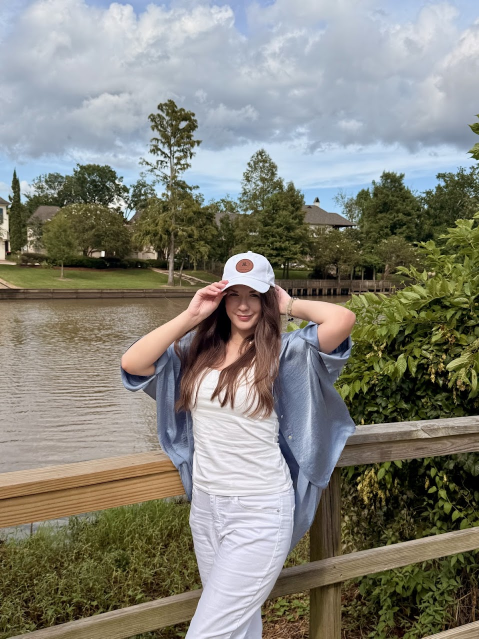
#> input picture Image_Classification/Sandra@Ruffinos.jpg, 958 x 1277 px (shown at 1/2 size)
$ python basic_filter.py
#> lines starting #> are read from the running program, lines starting #| are printed output that depends on the picture
#> the answer given: Sandra@Ruffinos.jpg
from PIL import Image, ImageEnhance
import matplotlib.pyplot as plt
import numpy as np
import os


def apply_vintage_filter(image_path, output_path="vintage_image.png"):
#> called with image_path = 'Sandra@Ruffinos.jpg', output_path = 'Sandra@Ruffinos_vintage.jpg'
    try:
        # Open the image
        img = Image.open(image_path).convert("RGB")
#> img is the input picture: PIL image 958x1277 RGB; mean R, G, B 131.6, 130.7, 121.3

        # Resize for consistency (optional, can be removed)
        img_resized = img.resize((128, 128))
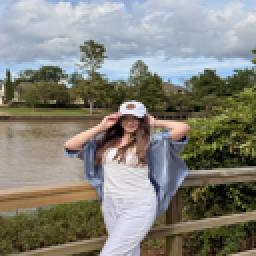
#> img_resized: PIL image 128x128 RGB (shown 2 times larger); mean R, G, B 131.6, 130.7, 121.3

        # --- Step 1: Apply sepia tone ---
        sepia = np.array(img_resized)
        r, g, b = sepia[:,:,0], sepia[:,:,1], sepia[:,:,2]
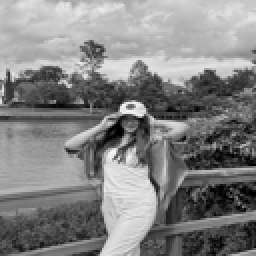
#> g: shape (128, 128) (shown 2 times larger); min 0, max 249, mean 130.7
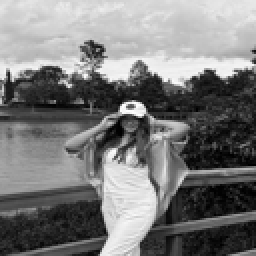
#> b: shape (128, 128) (shown 2 times larger); min 0, max 255, mean 121.3
        tr = 0.393 * r + 0.769 * g + 0.189 * b
        tg = 0.349 * r + 0.686 * g + 0.168 * b
        tb = 0.272 * r + 0.534 * g + 0.131 * b
        sepia[:,:,0] = np.clip(tr, 0, 255)
        sepia[:,:,1] = np.clip(tg, 0, 255)
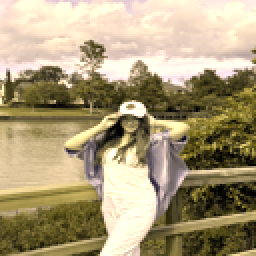
#> sepia: shape (128, 128, 3) (shown 2 times larger); mean R, G, B 169.3, 154.8, 121.3
        sepia[:,:,2] = np.clip(tb, 0, 255)
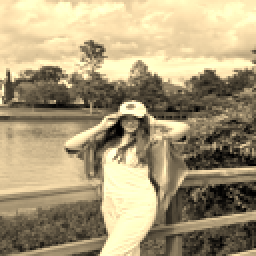
#> sepia: shape (128, 128, 3) (shown 2 times larger); mean R, G, B 169.3, 154.8, 121
        img_sepia = Image.fromarray(sepia.astype('uint8'))

        # --- Step 2: Reduce contrast and brightness ---
        enhancer_contrast = ImageEnhance.Contrast(img_sepia)
        img_low_contrast = enhancer_contrast.enhance(0.85)  # less contrast
        enhancer_brightness = ImageEnhance.Brightness(img_low_contrast)
        img_faded = enhancer_brightness.enhance(0.95)       # slightly darker
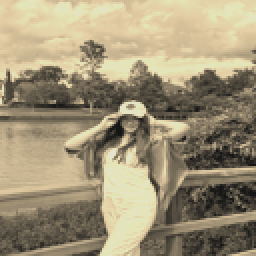
#> img_faded: PIL image 128x128 RGB (shown 2 times larger); mean R, G, B 158.1, 146.2, 118.9

        # --- Step 3: Add noise/grain ---
        np_img = np.array(img_faded)
        noise = np.random.normal(0, 15, np_img.shape).astype(np.int16)  # Gaussian noise
        noisy_img = np_img.astype(np.int16) + noise
        noisy_img = np.clip(noisy_img, 0, 255).astype(np.uint8)
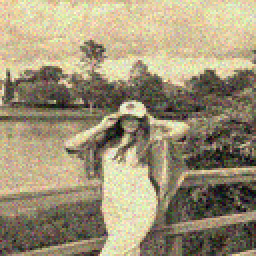
#> noisy_img: shape (128, 128, 3) (shown 2 times larger); mean R, G, B 157.9, 146.2, 118.8
        img_final = Image.fromarray(noisy_img)

        # --- Step 4: Display and save ---
        plt.imshow(img_final)
        plt.axis('off')
        plt.savefig(output_path, bbox_inches='tight', pad_inches=0)
        plt.close()

        print(f"Processed image saved as '{output_path}'.")

    except Exception as e:
        print(f"Error processing image: {e}")


# Run interactively
if __name__ == "__main__":
    print("Vintage Photo Processor (type 'exit' to quit)\n")
    while True:
        image_path = input("Enter image filename (or 'exit' to quit): ").strip()
        if image_path.lower() == 'exit':
            print("Goodbye!")
            break
        if not os.path.isfile(image_path):
            print(f"File not found: {image_path}")
            continue
        base, ext = os.path.splitext(image_path)
        output_file = f"{base}_vintage{ext}"
        apply_vintage_filter(image_path, output_file)
#> pass 2 of the loop `while True:`:
#> the answer given: sail_boat.jpg
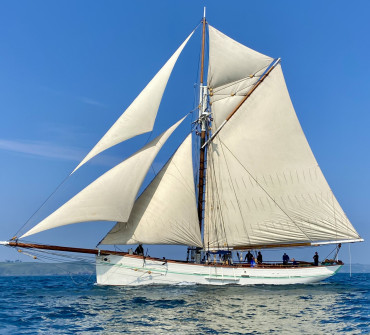
#> input picture Image_Classification/sail_boat.jpg, 370 x 335 px
#> in apply_vintage_filter, img is the input picture: PIL image 370x335 RGB; mean R, G, B 119.1, 149, 177.9
#> in apply_vintage_filter (call 2), `sepia[:,:,1] = np.clip(tg, 0, 255)`:
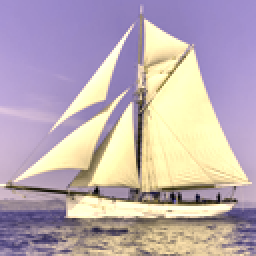
#> sepia: shape (128, 128, 3) (shown 2 times larger); mean R, G, B 186.5, 171.4, 177.9
#> in apply_vintage_filter (call 2), `noisy_img = np.clip(noisy_img, 0, 255).astype(np.uint8)`:
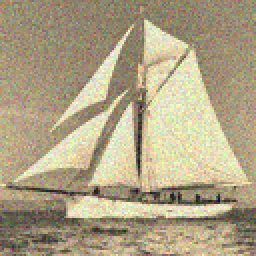
#> noisy_img: shape (128, 128, 3) (shown 2 times larger); mean R, G, B 174, 162.1, 132.5
#> (the run stopped early here; a loop or call above may not have finished)
